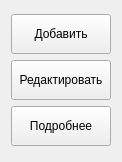
                    <widget class="QWidget" name="scrollAreaWidgetContents">
                     <property name="geometry">
                      <rect>
                       <x>0</x>
                       <y>0</y>
                       <width>122</width>
                       <height>162</height>
                      </rect>
                     </property>
                     <layout class="QVBoxLayout" name="verticalLayout_9">
                      <item>
                       <spacer name="verticalSpacer_9">
                        <property name="orientation">
                         <enum>Qt::Vertical</enum>
                        </property>
                        <property name="sizeHint" stdset="0">
                         <size>
                          <width>20</width>
                          <height>43</height>
                         </size>
                        </property>
                       </spacer>
                      </item>
                      <item>
                       <widget class="QPushButton" name="pushButton_addWorker">
                        <property name="minimumSize">
                         <size>
                          <width>0</width>
                          <height>40</height>
                         </size>
                        </property>
                        <property name="text">
                         <string>Добавить</string>
                        </property>
                       </widget>
                      </item>
                      <item>
                       <widget class="QPushButton" name="pushButton_editWorker">
                        <property name="minimumSize">
                         <size>
                          <width>0</width>
                          <height>40</height>
                         </size>
                        </property>
                        <property name="text">
                         <string>Редактировать</string>
                        </property>
                       </widget>
                      </item>
                      <item>
                       <widget class="QPushButton" name="pushButton_moreAboutWorker">
                        <property name="minimumSize">
                         <size>
                          <width>0</width>
                          <height>40</height>
                         </size>
                        </property>
                        <property name="text">
                         <string>Подробнее</string>
                        </property>
                       </widget>
                      </item>
                      <item>
                       <spacer name="verticalSpacer_10">
                        <property name="orientation">
                         <enum>Qt::Vertical</enum>
                        </property>
                        <property name="sizeHint" stdset="0">
                         <size>
                          <width>20</width>
                          <height>44</height>
                         </size>
                        </property>
                       </spacer>
                      </item>
                     </layout>
                    </widget>
